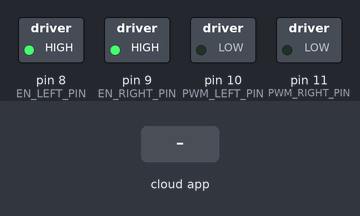
Recording of a sketch running on a simulated Arduino Uno, built with avr-gcc and run on an emulated ATmega328P. Shown: switched loads named in the sketch (green lamp = pin HIGH). The test bench sets the inputs (shaded band). The ROS host is connected and sends only what is stated.

Above: at 1.2 s.
1.3 s: the phone or cloud app sets linear.x to -100
At 1.9 s:
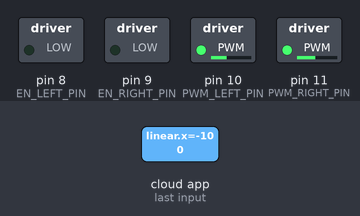
2.8 s: the phone or cloud app sets angular.z to -100
At 4.0 s:
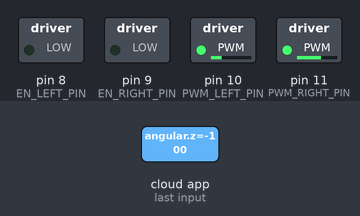
4.3 s: the phone or cloud app sets linear.x to 0
At 5.4 s:
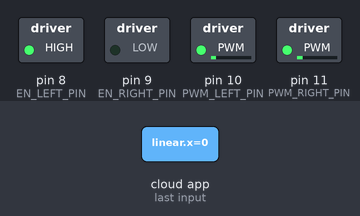
5.8 s: the phone or cloud app sets angular.z to 100
At 6.5 s:
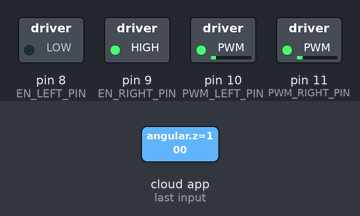
7.3 s: the phone or cloud app sets linear.x to 100
At 7.7 s:
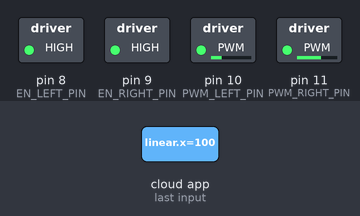
8.8 s: the phone or cloud app sets angular.z to 0
At 10.0 s:
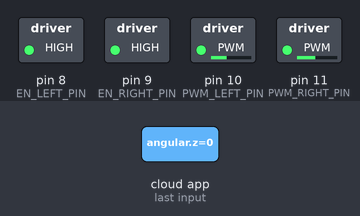
Timing chart, 0 to 11.3 s (numbered marks = the images above; inputs shaded):
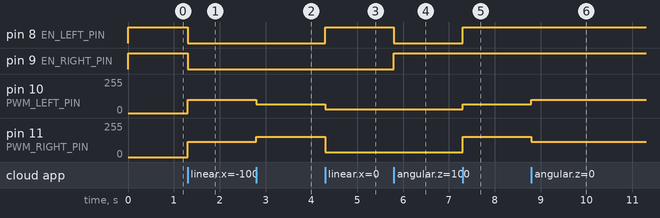

The sketch:

arduino_ROS_motor_test01.ino
```cpp
//Original Code Authors:
//* Ahmed A. Radwan (author)
//* Maisa Jazba

//Modified by:
//Shymon Sumiyoshi

//#include <ArduinoHardware.h>
#include "Arduino.h"
#include <ros.h>
#include <geometry_msgs/Twist.h>

#define MULTIPLIER_STRAIGHT_LEFTWHEEL 20.00
#define MULTIPLIER_STRAIGHT_RIGHTWHEEL 23.50
#define MULTIPLIER_TURN_RIGHTWHEEL 15.00
#define MUTLIPLIER_TURN_LEFTWHEEL 12.00

#define EN_LEFT_PIN 8
#define PWM_LEFT_PIN 10

#define EN_RIGHT_PIN 9
#define PWM_RIGHT_PIN 11

//speed_left and speed_right are the speed values for the left and right wheels respectively
double speed_left = 0, speed_right=0;

//wheel_rad is the wheel radius in meters, wheel_sep is separation distance between the wheels in meters
//wheel_rad=8"=0.2032m, wheel_sep=24.75"=0.62865m
double wheel_rad = 0.2032, wheel_sep = 0.62865;

ros::NodeHandle nh; //create ROS node called "nh"
int lowSpeedLimitAbs = 50;
int highSpeedLimitAbs = 150;
double speed_ang=0, speed_lin=0;  //declare variables for linear speed and angular speed and initialize to zero

//function called by motor_subscriber
void process_speeds( const geometry_msgs::Twist& cmd_vel_msg ){
  speed_ang = cmd_vel_msg.angular.z;
  speed_lin = cmd_vel_msg.linear.x;
  speed_left = (speed_lin/wheel_rad) - ((speed_ang*wheel_sep)/(2.0*wheel_rad));
  speed_right = (speed_lin/wheel_rad) + ((speed_ang*wheel_sep)/(2.0*wheel_rad));
}

ros::Subscriber<geometry_msgs::Twist> motor_subscriber( "cmd_vel", &process_speeds );

//arduino function declarations
void motors_init();
//void motors(int speed_left, int speed_right);
void motorLeft(int speed_left);
void motorRight(int speed_right);

//arduino function definitions
void motors_init(){
 pinMode(EN_LEFT_PIN, OUTPUT);
 pinMode(PWM_LEFT_PIN, OUTPUT);
 pinMode(EN_RIGHT_PIN, OUTPUT);
 pinMode(PWM_RIGHT_PIN, OUTPUT);

 digitalWrite(EN_LEFT_PIN, LOW);
 digitalWrite(PWM_LEFT_PIN, LOW);
 digitalWrite(EN_RIGHT_PIN, LOW);
 digitalWrite(PWM_RIGHT_PIN, LOW);
}

/*void motors(int speed_left, int speed_right){
 //robot forwards
 if (speed_left >= 0 && speed_right >= 0){
     digitalWrite(EN_LEFT_PIN, HIGH);
     analogWrite(PWM_LEFT_PIN, speed_left*MULTIPLIER_STRAIGHT_LEFTWHEEL);
     digitalWrite(EN_RIGHT_PIN, HIGH);
     analogWrite(PWM_RIGHT_PIN, speed_right*MULTIPLIER_STRAIGHT_RIGHTWHEEL);
 }
 //robot backwards
 if (speed_left < 0 && speed_right < 0){
     digitalWrite(EN_LEFT_PIN, LOW);
     analogWrite(PWM_LEFT_PIN, speed_left*MULTIPLIER_STRAIGHT_LEFTWHEEL);
     digitalWrite(EN_RIGHT_PIN, LOW);
     analogWrite(PWM_RIGHT_PIN, speed_right*MULTIPLIER_STRAIGHT_RIGHTWHEEL);
 }
 //robot turn left
 if (speed_left < 0 && speed_right > 0){
     digitalWrite(EN_LEFT_PIN, LOW);
     analogWrite(PWM_LEFT_PIN, speed_left*MULTIPLIER_TURN_LEFTWHEEL);
     digitalWrite(EN_RIGHT_PIN, HIGH);
     analogWrite(PWM_RIGHT_PIN, speed_right*MULTIPLIER_TURN_RIGHTWHEEL);
 }
//robot turn right
 if (speed_left > 0 && speed_right < 0){
     digitalWrite(EN_LEFT_PIN, HIGH);
     analogWrite(PWM_LEFT_PIN, speed_left*MULTIPLIER_TURN_LEFTWHEEL);
     digitalWrite(EN_RIGHT_PIN, LOW);
     analogWrite(PWM_RIGHT_PIN, speed_right*MULTIPLIER_TURN_RIGHTWHEEL);
 }
 //robot stop
 if (speed_left == 0 && speed_right == 0){
     digitalWrite(EN_LEFT_PIN, HIGH);
     analogWrite(PWM_LEFT_PIN, speed_left*MULTIPLIER_STRAIGHT_LEFTWHEEL);
     digitalWrite(EN_RIGHT_PIN, HIGH);
     analogWrite(PWM_RIGHT_PIN, speed_right*MULTIPLIER_STRAIGHT_RIGHTWHEEL);
 }
}*/

void motorLeft(int speed_left){
 if (speed_left > 0){
     digitalWrite(EN_LEFT_PIN, HIGH);
     analogWrite(PWM_LEFT_PIN, speed_left);
 }
 if (speed_left < 0){
     speed_left=abs(speed_left);
     digitalWrite(EN_LEFT_PIN, LOW);
     analogWrite(PWM_LEFT_PIN, speed_left);
 }
 if (speed_left == 0){
     digitalWrite(EN_LEFT_PIN, HIGH);
     analogWrite(PWM_LEFT_PIN, speed_left);
 }
}

void motorRight(int speed_right){
 if (speed_right > 0){
     digitalWrite(EN_RIGHT_PIN, HIGH);
     analogWrite(PWM_RIGHT_PIN, speed_right);
 }
 if (speed_right < 0){
     speed_right=abs(speed_right);
     digitalWrite(EN_RIGHT_PIN, LOW);
     analogWrite(PWM_RIGHT_PIN, speed_right);
 }
 if (speed_right == 0){
     digitalWrite(EN_RIGHT_PIN, HIGH);
     analogWrite(PWM_RIGHT_PIN, speed_right);
 }
}

void setup(){
 motors_init();
 nh.initNode();
 nh.subscribe(motor_subscriber);
}

void loop(){
 //motors(speed_left, speed_right);
 motorLeft(speed_left*MULTIPLIER_STRAIGHT_LEFTWHEEL);
 motorRight(speed_right*MULTIPLIER_STRAIGHT_RIGHTWHEEL);
 nh.spinOnce();
}
```

Measured:
- after the input at 1.3 s, pin 8 (EN_LEFT_PIN), pin 9 (EN_RIGHT_PIN): HIGH → LOW at once; pin 10 (PWM_LEFT_PIN): 0/255 → 98/255 at once; pin 11 (PWM_RIGHT_PIN): 0/255 → 115/255 at once
- after the input at 2.8 s, pin 10 (PWM_LEFT_PIN): 98/255 → 67/255 at once; pin 11 (PWM_RIGHT_PIN): 115/255 → 152/255 at once
- after the input at 4.3 s, pin 8 (EN_LEFT_PIN): LOW → HIGH at once; pin 10 (PWM_LEFT_PIN): 67/255 → 30/255 at once; pin 11 (PWM_RIGHT_PIN): 152/255 → 36/255 at once
- after the input at 5.8 s, pin 8 (EN_LEFT_PIN): HIGH → LOW at once; pin 9 (EN_RIGHT_PIN): LOW → HIGH at once
- after the input at 7.3 s, pin 8 (EN_LEFT_PIN): LOW → HIGH at once; pin 10 (PWM_LEFT_PIN): 30/255 → 67/255 at once; pin 11 (PWM_RIGHT_PIN): 36/255 → 152/255 at once
- after the input at 8.8 s, pin 10 (PWM_LEFT_PIN): 67/255 → 98/255 at once; pin 11 (PWM_RIGHT_PIN): 152/255 → 115/255 at once
